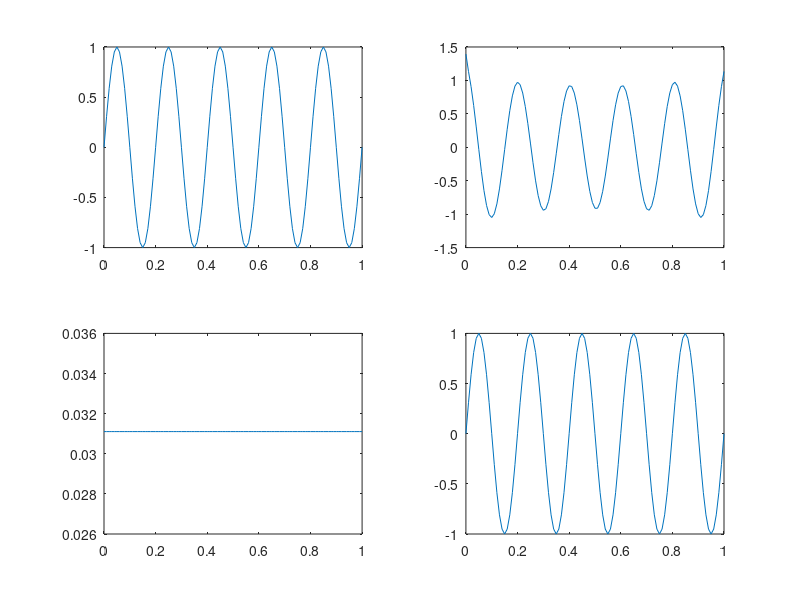

MATLAB code to generate this figure:
%To know the importance of magnitude and phase of FT
clc
clear all
close all
t=0:0.01:1;
x=sin(2*pi*5*t); %signal
X=fft(x,length(x)); %Spectrum
r1=ifft(abs(X));
r2=ifft(angle(X));
r3=ifft(abs(X).*exp(i*angle(X)));
subplot(2,2,1),plot(t,x)
subplot(2,2,2),plot(t,r1)
subplot(2,2,3),plot(t,r2)
subplot(2,2,4),plot(t,r3)
